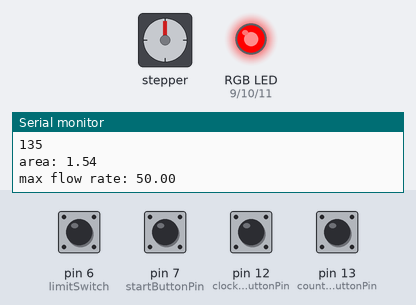
Bench run of a sketch on a simulated Arduino Uno, built with avr-gcc and run on an emulated ATmega328P. Shown: stepper motor, an RGB LED mixed from three pins (HIGH = lit), the last lines printed to the serial monitor. Inputs (shaded band) come from the test bench; at power-on: pin 6 (limitSwitch), pin 7 (startButtonPin), pin 12 (clockwiseButtonPin), pin 13 (counterButtonPin) HIGH. Stepper angles assume 200 steps per turn.

Above: at 1.2 s.
1.3 s: pin 6 (limitSwitch) pulled LOW for 0.15 s
At 1.9 s:
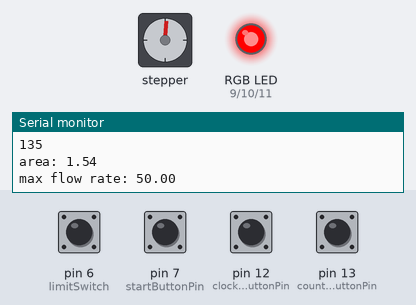
2.9 s: pin 6 (limitSwitch) pulled LOW for 1 s
At 4.7 s:
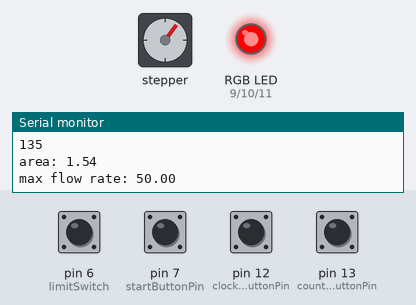
5.9 s: pin 6 (limitSwitch) pulled LOW for 0.15 s
At 6.05 s:
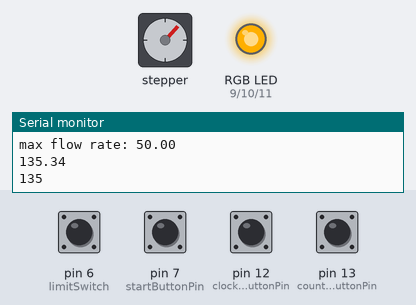
7.5 s: pin 6 (limitSwitch) pulled LOW for 1 s
At 9.9 s:
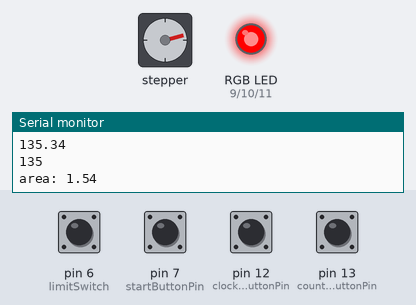
12.1 s: pin 6 (limitSwitch) pulled LOW for 0.15 s
At 13.3 s:
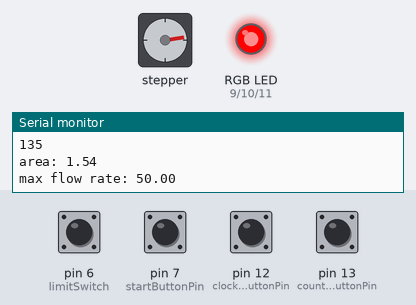
Timing chart, 0 to 14.8 s (numbered marks = the images above; inputs shaded):
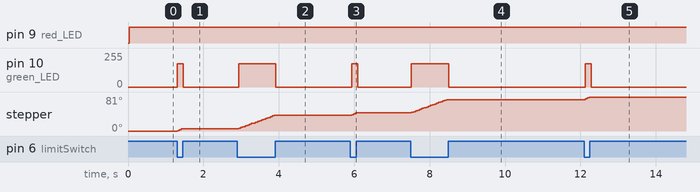

The sketch:

button.ino
```cpp
#include <AccelStepper.h>

AccelStepper stepper(AccelStepper::DRIVER, 3, 2);

// In (mL/min). This will be used to determine speed. Will change with Potentiometer
//Will be a max
float maxFlowRate = 50.0;
float flowRate = maxFlowRate;

int speed;  //this will change depending on the Potentiometer reading...should it be a float?

float syringeDiameter = 14.0; //14 mm or 18.5 mm according to what I measured

 //8mm lead screw
int leadScrewPitch = 8;

//BUTTON STUFF
const int startButtonPin = 7;  // the number of the pushbutton pin
const int clockwiseButtonPin = 12;  // the number of the pushbutton pin

const int counterButtonPin = 13;  // the number of the pushbutton pin


// LIMIT SWITCH
int limitSwitch = 6;  // the number of the limit switch pin


//LED CODE HERE
int red_LED = 9;
int green_LED = 10;
int blue_LED = 11;

//POTENTIOMETER STUFF
// INPUT: Potentiometer should be connected to 5V and GND

int potPin = A3; // Potentiometer output connected to analog pin 3
int potVal = analogRead(potPin);  // Variable to store the input from the potentiometer


void setup()
{
  Serial.begin(9600);  // it doesn't look like it, but this allows you to print

  convertFlowToSpeed(); //speed gets get in this function

  stepper.setMaxSpeed(1000); // not sure if this is what it's supposed to be
  stepper.setSpeed(speed);

  // probably set flow rate here with a function if we're feeling saucy

  pinMode(limitSwitch, INPUT_PULLUP);

  pinMode(startButtonPin, INPUT_PULLUP);
  pinMode(clockwiseButtonPin, INPUT_PULLUP);
  pinMode(counterButtonPin, INPUT_PULLUP);

  pinMode(red_LED, OUTPUT);
  pinMode(green_LED, OUTPUT);
  pinMode(blue_LED, OUTPUT);
}

void loop()
{
  int redVal= 0;
  int greenVal = 0;
  int blueVal = 0;


  if (digitalRead(startButtonPin) == LOW) {
    potVal = analogRead(potPin);   // read the potentiometer value at the input pin
    // Serial.write(potVal);  // print the value pooped by the potentiometer

    //idk the actual conversion here but base on maximum flow rate eq: 1023 * x = maxFlowRate
    Serial.print("pot val:");
    Serial.println(potVal);

    flowRate = (maxFlowRate * potVal) / 1023.0;
    Serial.print("flow rate: ");
    Serial.println(flowRate);

    // LED COLOR SHOULD BE GREEN
    greenVal = 255;
  } else {  // syrige is paused
    flowRate = 0;

    //YELLOW LED
    redVal = 255;
    greenVal = 175; //hopefully for a darker yellow
    blueVal = 0;
  }

  convertFlowToSpeed();


  if (digitalRead(limitSwitch) == HIGH){
    // this is when the switch is clicked

    speed = 0; //setting speed so that flow rate is remembered


    // CHANGE LED TO RED
    redVal = 255;
    greenVal = 0;
    blueVal = 0;

    //print 0 here
  }

  else if (digitalRead(clockwiseButtonPin) == LOW) {
    speed = 50;

    //print conversion from 50 here
    Serial.println(convertSpeedToFlow(speed));
  }

  else if (digitalRead(counterButtonPin) == LOW) {
    speed = -50;

    //print conversion from -50 here
    Serial.println(convertSpeedToFlow(speed));
  }
  else {
    Serial.println(flowRate);
  }
  analogWrite(red_LED, redVal);
  analogWrite(green_LED, greenVal);
  analogWrite(blue_LED, blueVal);

  // should this go here??? I mean maybe. seems weird to constantly set speed but I feel like it makes sense
  stepper.setSpeed(speed);
  stepper.runSpeed();
}

// run this in setup and in loop
void convertFlowToSpeed(){
  float area = (3.141592 * pow(syringeDiameter / 10.0, 2)) / 4.0;
  Serial.print("area: ");
  Serial.println(area);


  Serial.print("max flow rate: ");
  Serial.println(maxFlowRate);

  // Serial.println((flowRate/60.0));
  speed = ((maxFlowRate/60.0) * 250.0)/area; //change to flowRate

  Serial.println(((maxFlowRate/60.0) * 250.0)/area);
  Serial.println(speed);
}

float convertSpeedToFlow(int spd){
  return (60 * spd * ((3.141592 * pow(syringeDiameter * 10, 2)) / 4)) / 250;
}
```

Measured:
- after the input at 2.9 s, pin 10 (green_LED): 0/255 → 175/255 at once, → 0/255 0.99 s later; stepper: turns 32° clockwise in 0.94 s, starting at once
- after the input at 7.5 s, pin 10 (green_LED): 0/255 → 175/255 at once, → 0/255 0.99 s later; stepper: turns 32° clockwise in 0.94 s, starting at once
